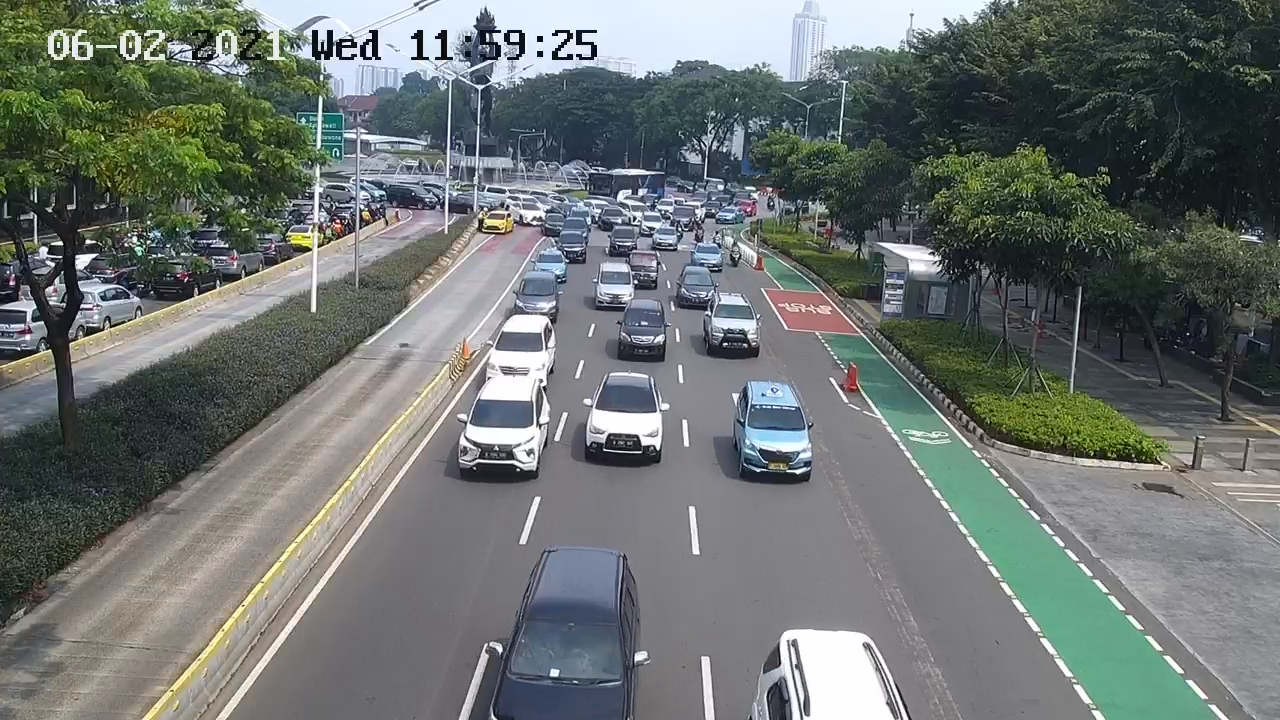
#> input picture frame 12 of vid_samples/vid.1.mp4, 1280 x 720 px
$ python classification.py
#> lines starting #> are read from the running program, lines starting #| are printed output that depends on the picture; after the words box and inside, x2 and y2 are one past the last pixel; in counts of white or black regions, pixels touching at a corner belong together
import cv2
import numpy as np
from cnn import *

prediction = ''
run = 1
# Read Video
cap=cv2.VideoCapture("vid_samples/vid.1.mp4")
# cap=cv2.VideoCapture("rtsp://user:user123!@202.51.112.66:2215/Streaming/Channels/101/")
while run:

    ### Create object detector using background subtractor mog2
    object_detector = cv2.createBackgroundSubtractorMOG2(history=200)
    success, frame = cap.read()
#> frame is the input picture: shape (720, 1280, 3); mean B, G, R 111.9, 114.8, 108.4
    while(cap.isOpened()):
        success, frame = cap.read()
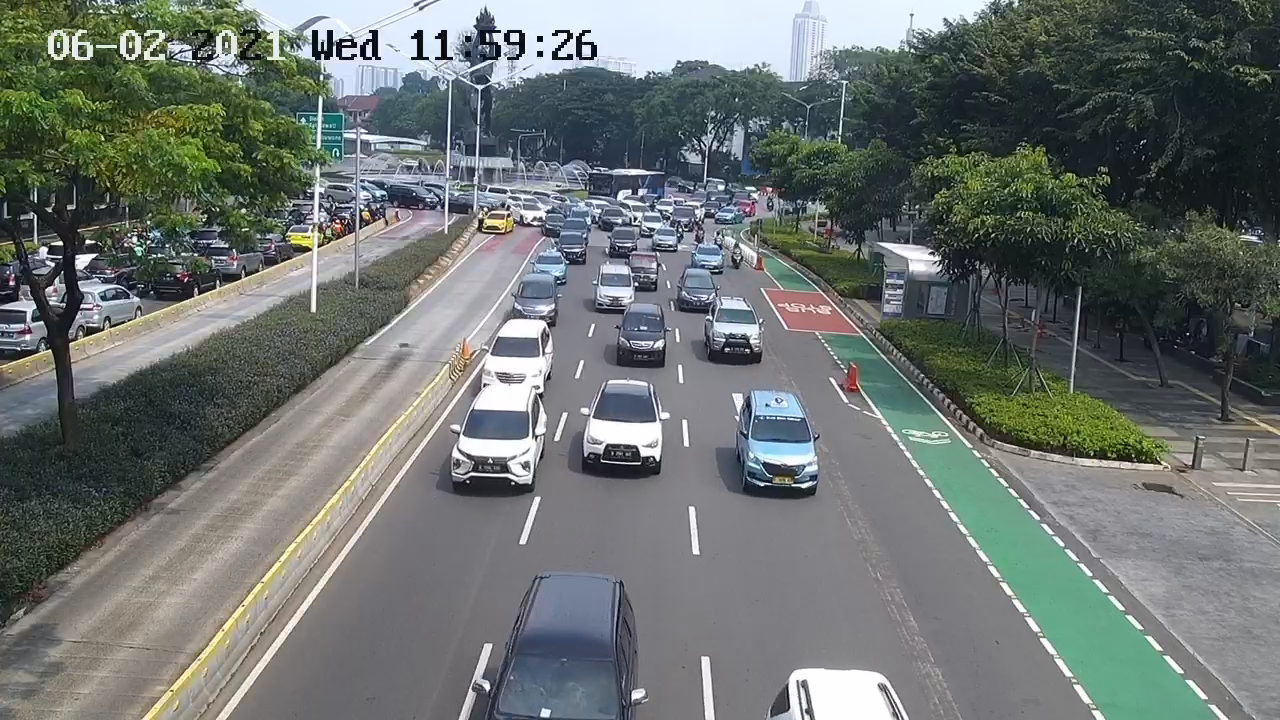
#> input picture frame 13 of vid_samples/vid.1.mp4, 1280 x 720 px
#> frame is the input picture: shape (720, 1280, 3); mean B, G, R 111.7, 114.7, 108.3

        if not success:
            continue

        frame = cv2.resize(frame, (800,400))
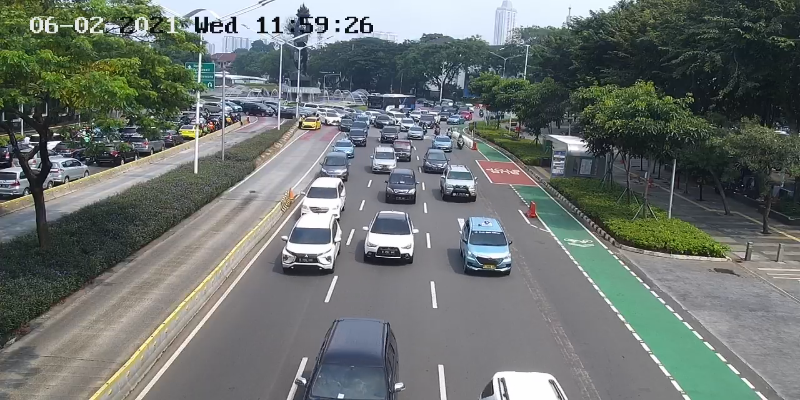
#> frame: shape (400, 800, 3); mean B, G, R 111.7, 114.6, 108.3

        roi = frame[200: 400, 130: 800]
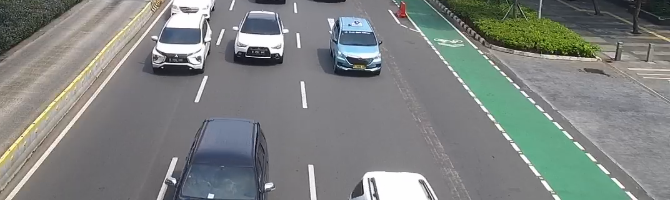
#> roi: shape (200, 670, 3); mean B, G, R 128.7, 130.7, 126.7

        mask = object_detector.apply(roi)
#> mask: shape (200, 670); every value is 127
        blur = cv2.GaussianBlur(mask,(15,15),0)
        h,mask = cv2.threshold(blur,0,255,cv2.THRESH_BINARY+cv2.THRESH_OTSU)
#> mask: shape (200, 670); every value is 255
#> h = 0

        kernel = np.ones((2,2),np.uint8)
        mask = cv2.dilate(mask,kernel,iterations = 1)
        mask = cv2.morphologyEx(mask, cv2.MORPH_CLOSE, kernel)

        contours, h = cv2.findContours(mask, cv2.RETR_TREE, cv2.CHAIN_APPROX_SIMPLE)
#> contours = [[[0, 0], [0, 199], [669, 199], [669, 0]]]; h = [[-1, -1, -1, -1]]

        detections = []
        for cnt in contours:
            #calculate area and remove small element
            area = cv2.contourArea(cnt)
            if area > 500:
                x, y, w, h = cv2.boundingRect(cnt)
                if y > 10 and y < 190:
                    img_pred = cv2.cvtColor(roi[y:y+h, x:x+w], cv2.COLOR_BGR2GRAY)
                    prediction = cnn.predict(img_pred)
                    cv2.putText(roi, prediction, (x, y+h-10), cv2.FONT_HERSHEY_COMPLEX_SMALL, 0.75, (244,0,0))

                cv2.rectangle(roi, (x, y), (x+w, y+h), (0, 244, 0), 2)
#> this loop made 1 pass
#> (cnt, area, x, y, w, h) on pass 1: ([[0, 0], [0, 199], [669, 199], [669, 0]], 133131, 0, 0, 670, 200)
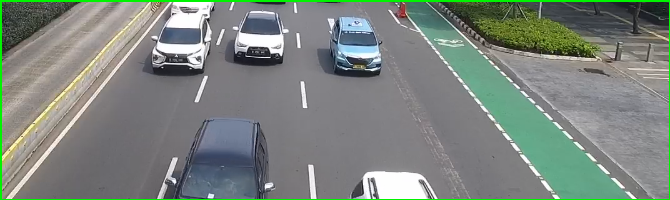
#> roi: shape (200, 670, 3); 1.94% of pixels changed, all inside (x1, y1, x2, y2) = (0, 0, 670, 200)

        cv2.imshow('roi', roi)
        cv2.imshow('frame', frame)
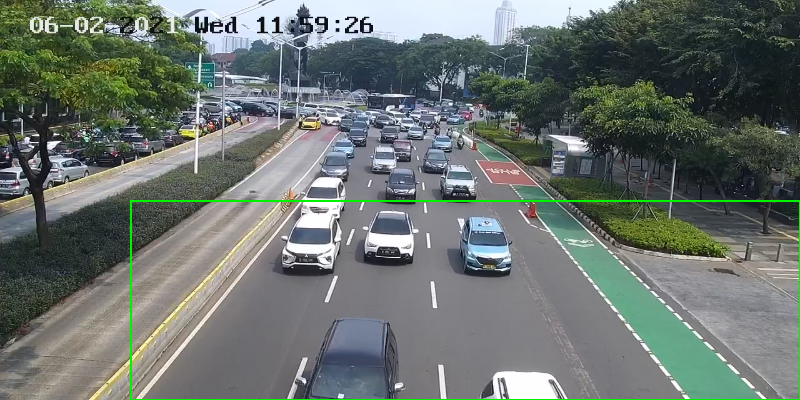
#> window 'frame': shape (400, 800, 3); mean B, G, R 110.8, 115.7, 107.4
        cv2.imshow('mask', mask)

        key = cv2.waitKey(60)
#> (key Esc is pressed here)
        if key == ord('p'):
            cv2.waitKey(-1) #wait until any key is pressed
        elif(key == 27):
            run = 0
            break

cap.release()
cv2.destroyAllWindows()

$ run again, starting later in the video
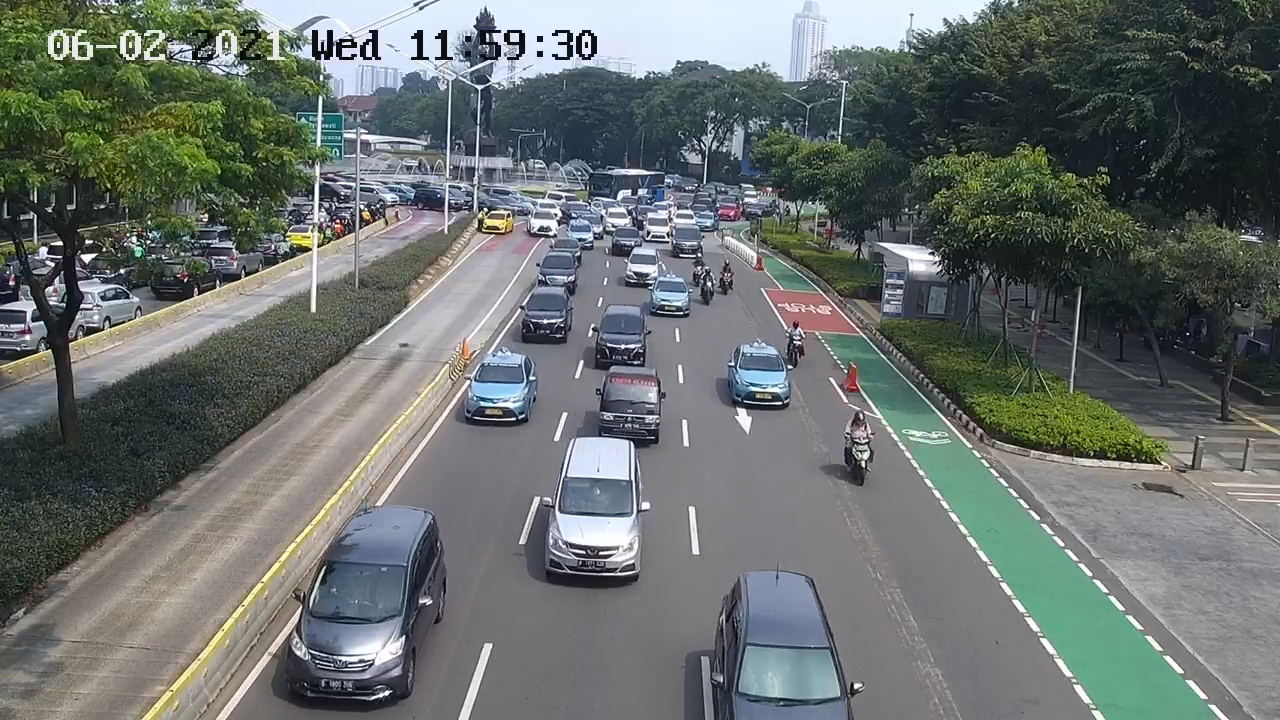
#> input picture frame 56 of vid_samples/vid.1.mp4, 1280 x 720 px
#> frame is the input picture: shape (720, 1280, 3); mean B, G, R 108.8, 111.6, 105.3
#> frame: shape (400, 800, 3)
#> `h,mask = cv2.threshold(blur,0,255,cv2.THRESH_BINARY+cv2.THRESH_OTSU)`: h = 0
#> `contours, h = cv2.findContours(mask, cv2.RETR_TREE, cv2.CHAIN_APPROX_S..`: contours = [[[0, 0], [0, 199], [669, 199], [669, 0]]]; h = [[-1, -1, -1, -1]]
#> the loop `for cnt in contours:` made 1 pass
#> (cnt, area, x, y, w, h) on pass 1: ([[0, 0], [0, 199], [669, 199], [669, 0]], 133131, 0, 0, 670, 200)
#> after the loop `for cnt in contours:`:
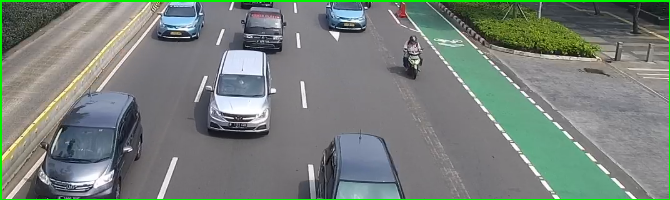
#> roi: shape (200, 670, 3); mean B, G, R 122.7, 128.6, 119.4
#> `cv2.imshow('frame', frame)`:
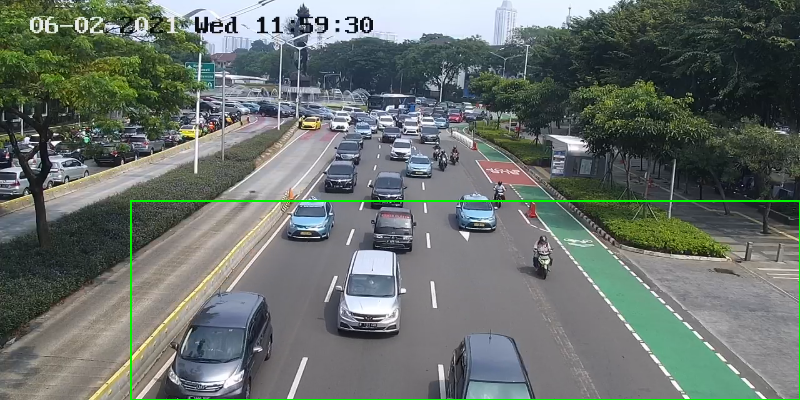
#> window 'frame': shape (400, 800, 3); mean B, G, R 108, 112.8, 104.6

$ run again, starting later in the video
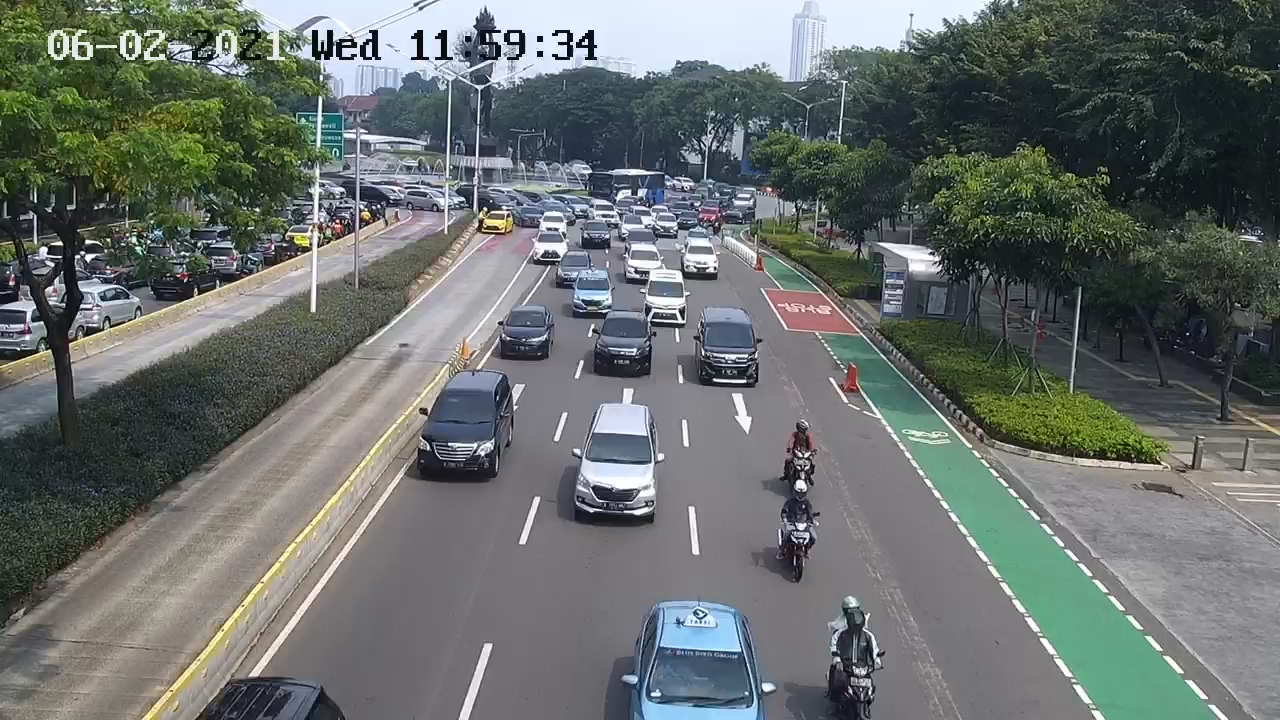
#> input picture frame 100 of vid_samples/vid.1.mp4, 1280 x 720 px
#> frame is the input picture: shape (720, 1280, 3); mean B, G, R 108.2, 110.9, 104.9
#> frame: shape (400, 800, 3)
#> `h,mask = cv2.threshold(blur,0,255,cv2.THRESH_BINARY+cv2.THRESH_OTSU)`: h = 0
#> `contours, h = cv2.findContours(mask, cv2.RETR_TREE, cv2.CHAIN_APPROX_S..`: contours = [[[0, 0], [0, 199], [669, 199], [669, 0]]]; h = [[-1, -1, -1, -1]]
#> the loop `for cnt in contours:` made 1 pass
#> (cnt, area, x, y, w, h) on pass 1: ([[0, 0], [0, 199], [669, 199], [669, 0]], 133131, 0, 0, 670, 200)
#> after the loop `for cnt in contours:`:
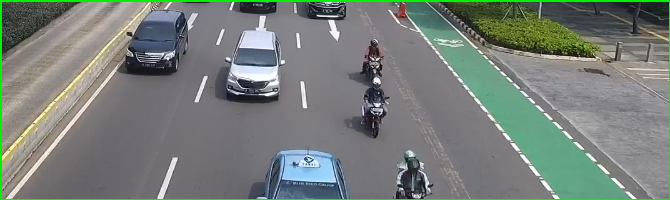
#> roi: shape (200, 670, 3); mean B, G, R 120.9, 127.3, 119
#> `cv2.imshow('frame', frame)`:
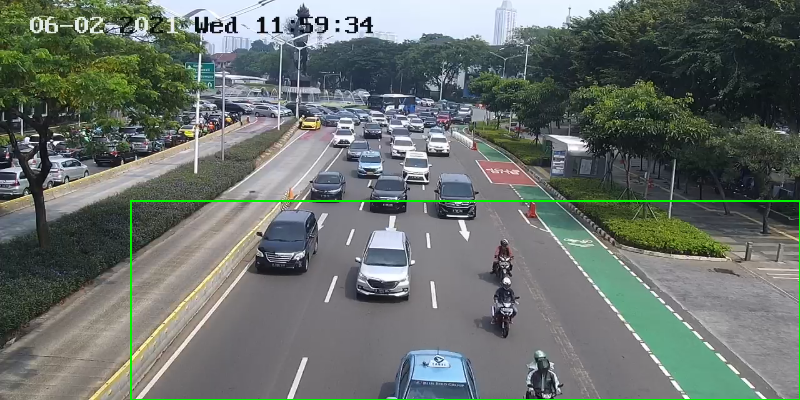
#> window 'frame': shape (400, 800, 3); mean B, G, R 107.6, 112.4, 104.6
